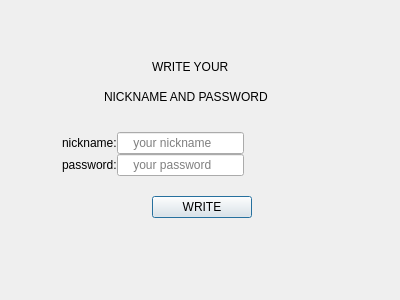
<?xml version="1.0" encoding="UTF-8"?>
<ui version="4.0">
 <class>Dialog</class>
 <widget class="QDialog" name="Dialog">
  <property name="geometry">
   <rect>
    <x>0</x>
    <y>0</y>
    <width>400</width>
    <height>300</height>
   </rect>
  </property>
  <property name="sizePolicy">
   <sizepolicy hsizetype="Fixed" vsizetype="Fixed">
    <horstretch>0</horstretch>
    <verstretch>0</verstretch>
   </sizepolicy>
  </property>
  <property name="minimumSize">
   <size>
    <width>400</width>
    <height>300</height>
   </size>
  </property>
  <property name="maximumSize">
   <size>
    <width>400</width>
    <height>300</height>
   </size>
  </property>
  <property name="windowTitle">
   <string>identify name</string>
  </property>
  <property name="inputMethodHints">
   <set>Qt::ImhHiddenText|Qt::ImhNoAutoUppercase|Qt::ImhNoPredictiveText</set>
  </property>
  <widget class="QWidget" name="layoutWidget">
   <property name="geometry">
    <rect>
     <x>2</x>
     <y>52</y>
     <width>368</width>
     <height>166</height>
    </rect>
   </property>
   <layout class="QVBoxLayout" name="verticalLayout_3">
    <property name="spacing">
     <number>20</number>
    </property>
    <item>
     <layout class="QVBoxLayout" name="verticalLayout">
      <property name="spacing">
       <number>0</number>
      </property>
      <item>
       <layout class="QHBoxLayout" name="horizontalLayout_5">
        <item>
         <spacer name="horizontalSpacer_6">
          <property name="orientation">
           <enum>Qt::Horizontal</enum>
          </property>
          <property name="sizeType">
           <enum>QSizePolicy::Fixed</enum>
          </property>
          <property name="sizeHint" stdset="0">
           <size>
            <width>150</width>
            <height>20</height>
           </size>
          </property>
         </spacer>
        </item>
        <item>
         <widget class="QLabel" name="label">
          <property name="sizePolicy">
           <sizepolicy hsizetype="Fixed" vsizetype="Preferred">
            <horstretch>0</horstretch>
            <verstretch>0</verstretch>
           </sizepolicy>
          </property>
          <property name="minimumSize">
           <size>
            <width>100</width>
            <height>20</height>
           </size>
          </property>
          <property name="text">
           <string>WRITE YOUR</string>
          </property>
         </widget>
        </item>
        <item>
         <spacer name="horizontalSpacer_7">
          <property name="orientation">
           <enum>Qt::Horizontal</enum>
          </property>
          <property name="sizeHint" stdset="0">
           <size>
            <width>100</width>
            <height>20</height>
           </size>
          </property>
         </spacer>
        </item>
       </layout>
      </item>
      <item>
       <layout class="QHBoxLayout" name="horizontalLayout">
        <item>
         <spacer name="horizontalSpacer_9">
          <property name="orientation">
           <enum>Qt::Horizontal</enum>
          </property>
          <property name="sizeHint" stdset="0">
           <size>
            <width>100</width>
            <height>20</height>
           </size>
          </property>
         </spacer>
        </item>
        <item>
         <widget class="QLabel" name="label_4">
          <property name="text">
           <string>NICKNAME AND PASSWORD</string>
          </property>
         </widget>
        </item>
        <item>
         <spacer name="horizontalSpacer_10">
          <property name="orientation">
           <enum>Qt::Horizontal</enum>
          </property>
          <property name="sizeHint" stdset="0">
           <size>
            <width>40</width>
            <height>20</height>
           </size>
          </property>
         </spacer>
        </item>
       </layout>
      </item>
     </layout>
    </item>
    <item>
     <layout class="QVBoxLayout" name="verticalLayout_2">
      <property name="spacing">
       <number>0</number>
      </property>
      <item>
       <layout class="QHBoxLayout" name="horizontalLayout_2">
        <item>
         <spacer name="horizontalSpacer_2">
          <property name="orientation">
           <enum>Qt::Horizontal</enum>
          </property>
          <property name="sizeType">
           <enum>QSizePolicy::Fixed</enum>
          </property>
          <property name="sizeHint" stdset="0">
           <size>
            <width>60</width>
            <height>20</height>
           </size>
          </property>
         </spacer>
        </item>
        <item>
         <widget class="QLabel" name="label_2">
          <property name="text">
           <string>nickname:</string>
          </property>
         </widget>
        </item>
        <item>
         <widget class="QLineEdit" name="nameLine">
          <property name="enabled">
           <bool>true</bool>
          </property>
          <property name="inputMask">
           <string/>
          </property>
          <property name="text">
           <string/>
          </property>
          <property name="echoMode">
           <enum>QLineEdit::Normal</enum>
          </property>
          <property name="placeholderText">
           <string>    your nickname  </string>
          </property>
          <property name="cursorMoveStyle">
           <enum>Qt::LogicalMoveStyle</enum>
          </property>
         </widget>
        </item>
        <item>
         <spacer name="horizontalSpacer">
          <property name="orientation">
           <enum>Qt::Horizontal</enum>
          </property>
          <property name="sizeHint" stdset="0">
           <size>
            <width>40</width>
            <height>20</height>
           </size>
          </property>
         </spacer>
        </item>
       </layout>
      </item>
      <item>
       <layout class="QHBoxLayout" name="horizontalLayout_3">
        <item>
         <spacer name="horizontalSpacer_3">
          <property name="orientation">
           <enum>Qt::Horizontal</enum>
          </property>
          <property name="sizeType">
           <enum>QSizePolicy::Fixed</enum>
          </property>
          <property name="sizeHint" stdset="0">
           <size>
            <width>60</width>
            <height>20</height>
           </size>
          </property>
         </spacer>
        </item>
        <item>
         <widget class="QLabel" name="label_3">
          <property name="text">
           <string>password:</string>
          </property>
         </widget>
        </item>
        <item>
         <widget class="QLineEdit" name="pswdLine">
          <property name="layoutDirection">
           <enum>Qt::LeftToRight</enum>
          </property>
          <property name="inputMethodHints">
           <set>Qt::ImhHiddenText|Qt::ImhNoAutoUppercase|Qt::ImhNoPredictiveText|Qt::ImhSensitiveData</set>
          </property>
          <property name="text">
           <string/>
          </property>
          <property name="echoMode">
           <enum>QLineEdit::Password</enum>
          </property>
          <property name="placeholderText">
           <string>    your password</string>
          </property>
         </widget>
        </item>
        <item>
         <spacer name="horizontalSpacer_8">
          <property name="orientation">
           <enum>Qt::Horizontal</enum>
          </property>
          <property name="sizeHint" stdset="0">
           <size>
            <width>40</width>
            <height>20</height>
           </size>
          </property>
         </spacer>
        </item>
       </layout>
      </item>
     </layout>
    </item>
    <item>
     <layout class="QHBoxLayout" name="horizontalLayout_4">
      <item>
       <spacer name="horizontalSpacer_4">
        <property name="orientation">
         <enum>Qt::Horizontal</enum>
        </property>
        <property name="sizeType">
         <enum>QSizePolicy::Fixed</enum>
        </property>
        <property name="sizeHint" stdset="0">
         <size>
          <width>150</width>
          <height>20</height>
         </size>
        </property>
       </spacer>
      </item>
      <item>
       <widget class="QPushButton" name="entrButn">
        <property name="sizePolicy">
         <sizepolicy hsizetype="Fixed" vsizetype="Fixed">
          <horstretch>100</horstretch>
          <verstretch>20</verstretch>
         </sizepolicy>
        </property>
        <property name="minimumSize">
         <size>
          <width>100</width>
          <height>20</height>
         </size>
        </property>
        <property name="text">
         <string>WRITE</string>
        </property>
       </widget>
      </item>
      <item>
       <spacer name="horizontalSpacer_5">
        <property name="orientation">
         <enum>Qt::Horizontal</enum>
        </property>
        <property name="sizeHint" stdset="0">
         <size>
          <width>40</width>
          <height>20</height>
         </size>
        </property>
       </spacer>
      </item>
     </layout>
    </item>
   </layout>
  </widget>
 </widget>
 <resources/>
 <connections/>
</ui>
